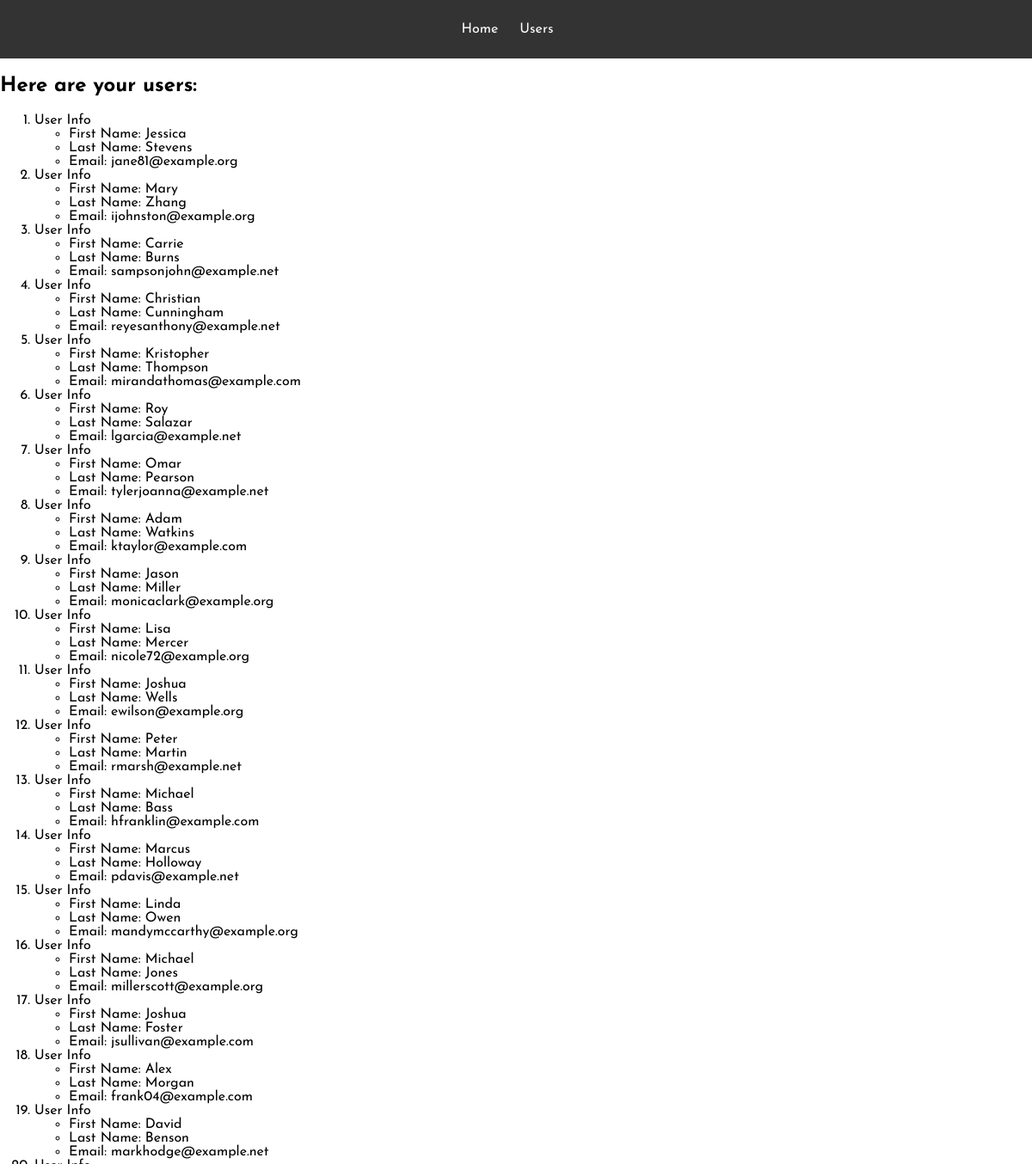
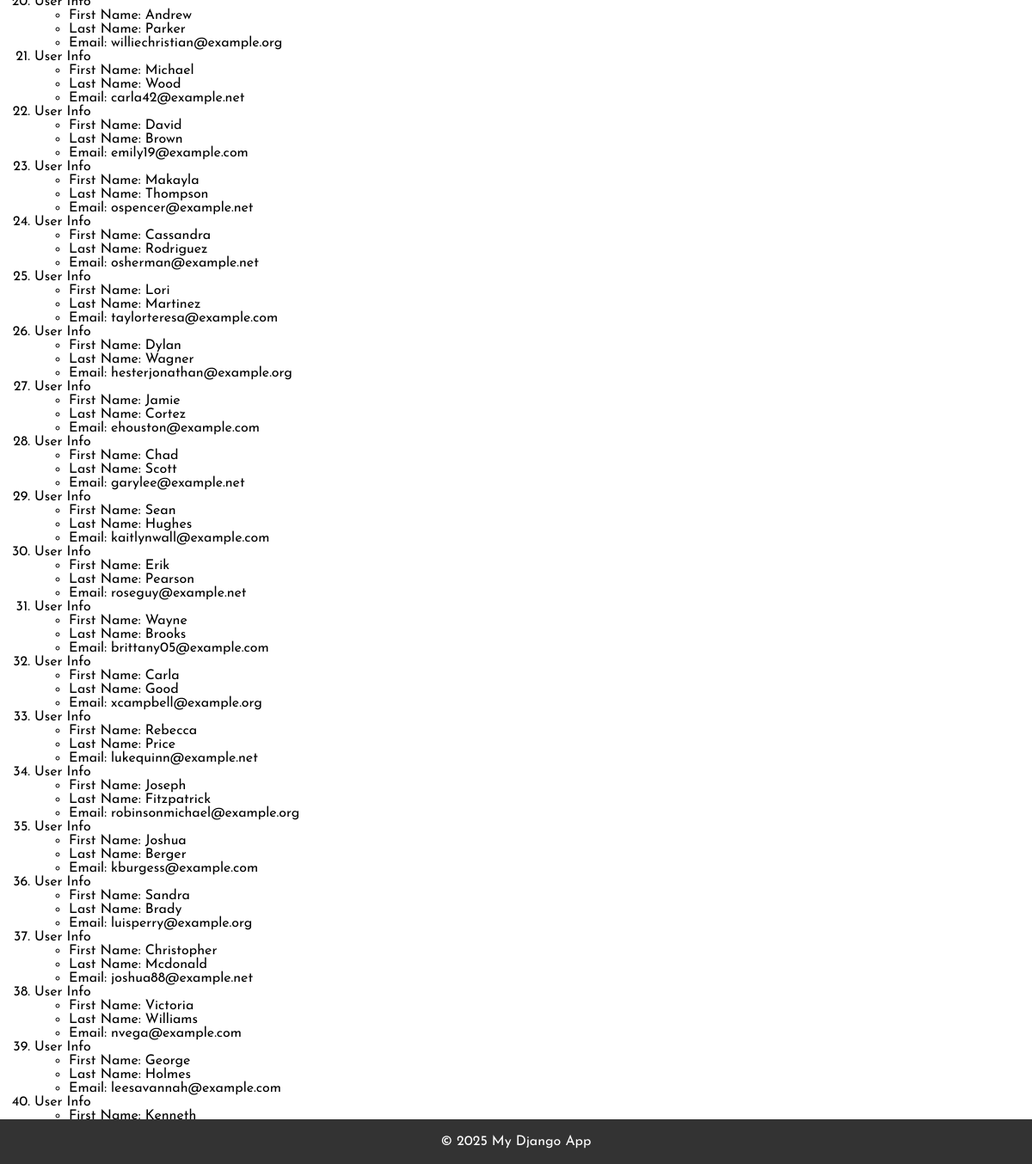
/users/, run on the app's committed database (2 pictures, top to bottom).
### UserInfo/models.py (models this page shows, shortened)
class User(models.Model):
    first_name = models.CharField(max_length=50)
    last_name = models.CharField(max_length=50)
    email = models.EmailField(unique=True)

### UserInfo/views.py (the view)
# urls.py: path("users/",views.user,name="users")
def user(request):
    user = User.objects.all()
    return render(request, 'UserInfo/users.html', {'users': user})

### templates/UserInfo/users.html (shortened to what this page needs)
{% extends 'UserInfo/base.html' %}
{% load static %}
{% block content %}
<h2>Here are your users:</h2>
<ol>
    {% for user in users %}
    <li>User Info
        <ul>
            <li>First Name: {{ user.first_name}}</li>
            <li>Last Name: {{ user.last_name }}</li>
            <li>Email: {{ user.email}}</li>
        </ul>
    </li>
    {% endfor %}
</ol>
{% endblock %}

### templates/UserInfo/base.html (shortened to what this page needs)
{% load static%}
<!DOCTYPE html>
<html lang="en">
    <head>
        <link href="https://cdn.jsdelivr.net/npm/aos@2.3.4/dist/aos.css" rel="stylesheet" />
        <link rel="stylesheet" href="{% static "css/styles.css" %}">
   </head>
    <body>
        <header>
        <nav>
            <ul>
                <li><a href="/">Home</a></li>
                <li><a href="/users">Users</a></li>
            </ul>
        </nav>
        </header>
        {% block content %}{% endblock %}
        <footer>
            <p>&copy; 2025 My Django App</p>
        </footer>
    </body>
</html>

### static/css/styles.css (style rules this page uses)
body { font-family: 'Josefin Sans', sans-serif; margin: 0; padding: 0; }
header { background-color: #333; color: white; padding: 10px 0; text-align: center; }
header nav ul { list-style: none; padding: 0; }
header nav ul li { display: inline; margin-right: 20px; }
header nav ul li a { color: white; text-decoration: none; }
footer { background-color: #333; color: white; text-align: center; padding: 2px 0; position: fixed; width: 100%; bottom: 0; }

### data on the page
User: first_name "Jessica", last_name "Stevens", email "jane81@example.org"
User: first_name "Mary", last_name "Zhang", email "ijohnston@example.org"
User: first_name "Carrie", last_name "Burns", email "sampsonjohn@example.net"
User: first_name "Christian", last_name "Cunningham", email "reyesanthony@example.net"
User: first_name "Kristopher", last_name "Thompson", email "mirandathomas@example.com"
User: first_name "Roy", last_name "Salazar", email "lgarcia@example.net"
User: first_name "Omar", last_name "Pearson", email "tylerjoanna@example.net"
User: first_name "Adam", last_name "Watkins", email "ktaylor@example.com"
User: first_name "Jason", last_name "Miller", email "monicaclark@example.org"
User: first_name "Lisa", last_name "Mercer", email "nicole72@example.org"
User: first_name "Joshua", last_name "Wells", email "ewilson@example.org"
User: first_name "Peter", last_name "Martin", email "rmarsh@example.net"
User: first_name "Michael", last_name "Bass", email "hfranklin@example.com"
User: first_name "Marcus", last_name "Holloway", email "pdavis@example.net"
User: first_name "Linda", last_name "Owen", email "mandymccarthy@example.org"
User: first_name "Michael", last_name "Jones", email "millerscott@example.org"
User: first_name "Joshua", last_name "Foster", email "jsullivan@example.com"
User: first_name "Alex", last_name "Morgan", email "frank04@example.com"
User: first_name "David", last_name "Benson", email "markhodge@example.net"
User: first_name "Andrew", last_name "Parker", email "williechristian@example.org"
User: first_name "Michael", last_name "Wood", email "carla42@example.net"
User: first_name "David", last_name "Brown", email "emily19@example.com"
User: first_name "Makayla", last_name "Thompson", email "ospencer@example.net"
User: first_name "Cassandra", last_name "Rodriguez", email "osherman@example.net"
User: first_name "Lori", last_name "Martinez", email "taylorteresa@example.com"
User: first_name "Dylan", last_name "Wagner", email "hesterjonathan@example.org"
User: first_name "Jamie", last_name "Cortez", email "ehouston@example.com"
User: first_name "Chad", last_name "Scott", email "garylee@example.net"
User: first_name "Sean", last_name "Hughes", email "kaitlynwall@example.com"
User: first_name "Erik", last_name "Pearson", email "roseguy@example.net"
User: first_name "Wayne", last_name "Brooks", email "brittany05@example.com"
User: first_name "Carla", last_name "Good", email "xcampbell@example.org"
User: first_name "Rebecca", last_name "Price", email "lukequinn@example.net"
User: first_name "Joseph", last_name "Fitzpatrick", email "robinsonmichael@example.org"
User: first_name "Joshua", last_name "Berger", email "kburgess@example.com"
User: first_name "Sandra", last_name "Brady", email "luisperry@example.org"
User: first_name "Christopher", last_name "Mcdonald", email "joshua88@example.net"
User: first_name "Victoria", last_name "Williams", email "nvega@example.com"
User: first_name "George", last_name "Holmes", email "leesavannah@example.com"
User: first_name "Kenneth"
